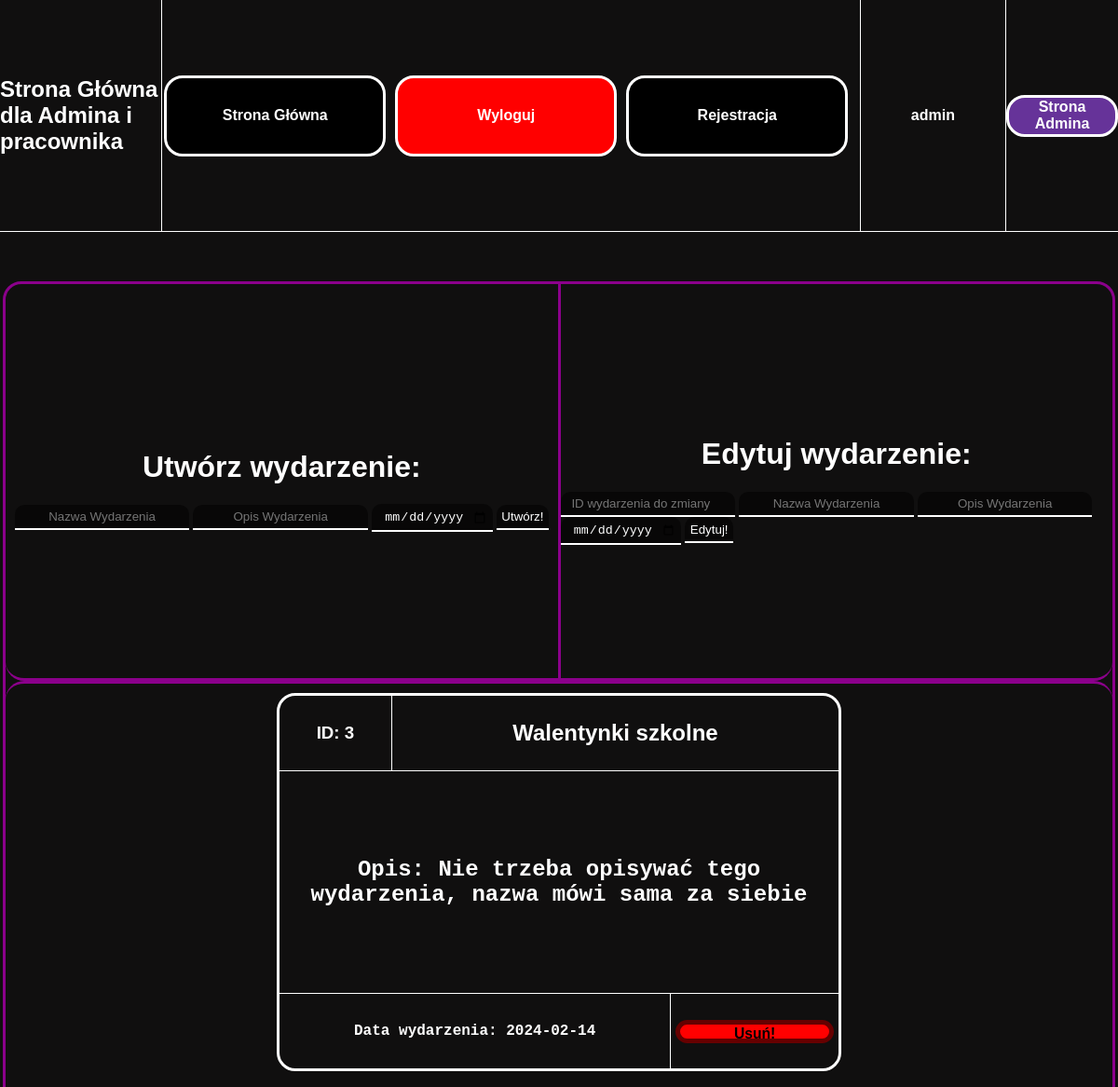
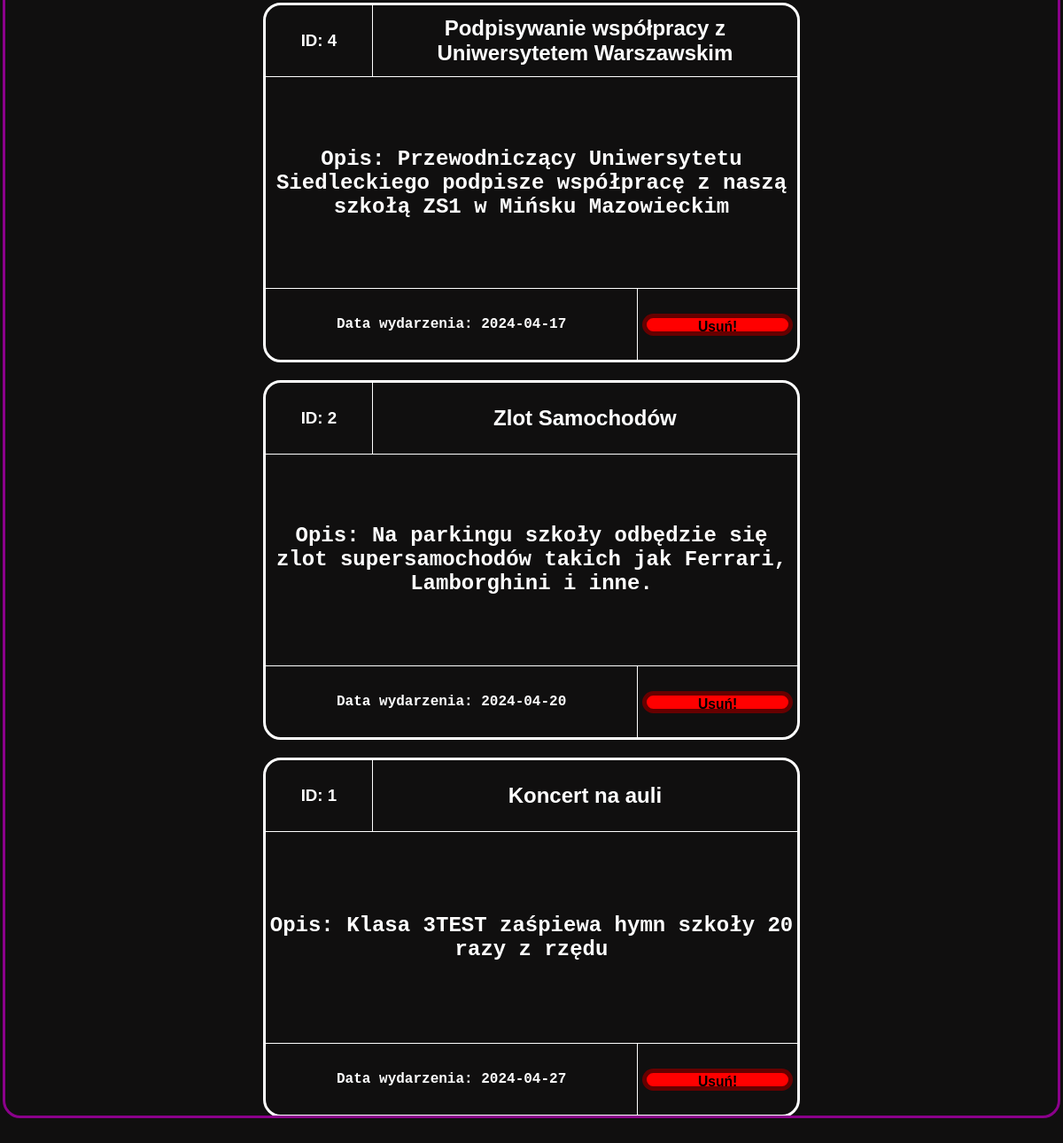
The page /indexadminiuzytkownik.php (signed in) on the database its author committed (2 pictures, top to bottom).
### tables this page shows
CREATE TABLE `wydarzenia` (
  `ID` int(11) NOT NULL,
  `nazwa_wyd` text NOT NULL,
  `opis_wyd` text NOT NULL,
  `data_wyd` date NOT NULL
);

### indexadminiuzytkownik.php (the view, shortened to what this page needs)
<!DOCTYPE html>
<html lang="en">
<head>
    <link rel="stylesheet" href="style.css">
</head>
<body>
    <div id="ogol">
        <div id="menu">
            <div id="menlewolewo">
                <h1>Strona Główna dla Admina i pracownika</h1>
            </div>
            <div id="menlewo">
                <?php
                include 'menuadmin.php';
                ?>
            </div>
            <div id="menprawo">
                <?php
                if (isset($_SESSION['user'])) {
                    echo $_SESSION['user'];
                } else {
                    echo "";
                }
                ?>
            </div>
            <div id="menprawoprawo">
            </div>
        </div>
        <div id="tresc">
            <div id="trescogol">
                <div id="trescogolgora">
                    <div id="trescogolgoralewo">
                        <h1>Utwórz wydarzenie: </h1>
                        <form action="" method="POST">
                            <input type="text" class="input" name="tytul" placeholder="Nazwa Wydarzenia" style="text-align: center;" required>
                            <input type="text" class="input" name="opis" placeholder="Opis Wydarzenia" style="text-align: center;" required>
                            <input type="date" class="input" name="data" placeholder="Data Wydarzenia" required>
                            <input type="submit" class="input" name="wyss" value="Utwórz!">
                        </form>
                    </div>
                    <div id="trescogolgoraprawo">
                        <h1>Edytuj wydarzenie: </h1>
                        <form action="" method="POST">
                            <input type="number" class="input" name="idwyd" placeholder="ID wydarzenia do zmiany" style="text-align: center;" required>
                            <input type="text" class="input" name="tytul1" placeholder="Nazwa Wydarzenia" style="text-align: center;" required>
                            <input type="text" class="input" name="opis1" placeholder="Opis Wydarzenia" style="text-align: center;" required>
                            <input type="date" class="input" name="data1" placeholder="Data Wydarzenia" required>
                            <input type="submit" class="input" name="wyss1" value="Edytuj!">
                        </form>
                    </div>
                </div>
                <div id="trescogoldol">
                    <?php
                    $host = "localhost";
                    $dbuser = "root";
                    $dbpassword = "";
                    $dbname = "Aaawlasny_projekt_BS";
                    $conn = mysqli_connect($host, $dbuser, $dbpassword, $dbname);
                    $sql = "SELECT `ID`, `nazwa_wyd`, `opis_wyd`, `data_wyd` FROM `wydarzenia`ORDER BY `data_wyd` ASC";
                    $result = $conn->query($sql);
                    if ($result->num_rows > 0) {
                        while ($row = $result->fetch_assoc()) {
                            echo "<div id = 'wydarzenie'>";
                            echo "<div id = 'divgora'>";
                            echo "<div id = 'divgoralewo'>";
                            echo "<h3>" . "ID: " .  $row['ID'] . "</h3>";
                            echo "</div>";
                            echo "<div id = 'divgoraprawo'>";
                            echo "<h2 id='nazwa_wyd'>" .   $row['nazwa_wyd'] . "</h2>";
                            echo "</div>";
                            echo "</div>";
                            echo "<div id = 'divsrodek'>";
                            echo "<h2>" . "Opis: " . $row['opis_wyd'] . "</h2>";
                            echo "</div>";
                            echo "<div id = 'divdol'>";
                            echo "<div id = 'divdollewo'>";
                            echo "<h4>" . "Data wydarzenia: " . $row['data_wyd'] . "</h4>";
                            echo "</div>";
                            echo "<div id = 'divdolprawo'>";
                            echo "<form method='POST' action=''>";
                            echo "<input type='submit' class='input1' name='usun' value='Usuń!'>";
                            echo "</form>";
                            echo "</div>";
                            echo "</div>";
                            echo "</div>";
                        }
                    } else {
                        echo "<h1>Brak Wydarzeń</h1>";
                    }
                    ?>
                </div>
            </div>
        </div>
    </div>
</body>
</html>

### style.css (style rules this page uses)
body { background-color: rgb(16, 15, 15); color: white; margin: 0px; overflow: hidden; }
#ogol { display: flex; flex-direction: column; width: 100%; height: 100vh; }
#menu { display: flex; flex-direction: row; color: white; width: 100%; height: 10%; border-bottom: 0.5px solid white; }
#menlewo { display: flex; flex-direction: row; align-items: center; justify-content: center; width: 65%; height: 100%; border-right: 0.5px solid white; }
#menlewolewo { display: flex; flex-direction: row; align-items: center; justify-content: center; width: 15%; height: 100%; border-right: 0.5px solid white; }
#menprawo { display: flex; align-items: center; justify-content: center; width: 10%; height: 100%; padding: 0 20px; color: white; font-family: Arial, Helvetica, sans-serif; font-weight: bold; font-size: 16px; }
#menprawoprawo { display: flex; align-items: center; justify-content: center; flex-direction: row; border-left: 0.5px solid white; width: 10%; height: 100%; }
#menlewolewo h1 { font-size: 1.5em; margin: 0; padding: 0; }
#tresc { display: flex; align-items: center; justify-content: center; flex-direction: column; width: 100%; height: 90%; }
#trescogol { display: flex; align-items: center; justify-content: center; flex-direction: column; border: solid darkmagenta 3px; border-radius: 20px; width: 99%; height: 95%; }
#trescogolgora { display: flex; align-items: center; justify-content: center; flex-direction: row; border-bottom: solid darkmagenta 3px; border-radius: 20px; width: 100%; height: 20%; }
#trescogolgoralewo { display: flex; align-items: center; justify-content: center; flex-direction: column; border-right: solid darkmagenta 3px; width: 50%; height: 100%; }
#trescogolgoraprawo { display: flex; align-items: center; justify-content: center; flex-direction: column; width: 50%; height: 100%; }
#trescogoldol { display: flex; align-items: baseline; justify-content: center; flex-direction: row; flex-wrap: wrap; overflow-y: auto; border-top: solid darkmagenta 3px; border-radius: 20px; width: 100%; height: 80%; }
#wydarzenie { display: flex; align-items: center; justify-content: center; flex-direction: column; margin: 10px; border: solid white 3px; font-family: "Lucida Console", "Courier New", monospace; text-align: center; border-radius: 20px; width: 600px; height: 400px; }
#divgora { display: flex; align-items: center; justify-content: center; flex-direction: row; border-bottom: solid white 0.5px; width: 100%; height: 20%; }
#divgoralewo { display: flex; align-items: center; justify-content: center; border-right: solid white 0.5px; width: 20%; height: 100%; }
#divgoraprawo { display: flex; align-items: center; justify-content: center; width: 80%; height: 100%; }
#divsrodek { display: flex; align-items: center; justify-content: center; flex-direction: row; flex-wrap: wrap; overflow: auto; border-bottom: solid white 0.5px; width: 100%; height: 60%; }
#divdol { display: flex; align-items: center; justify-content: center; flex-direction: row; width: 100%; height: 20%; }
#divdollewo { display: flex; align-items: center; justify-content: center; flex-direction: row; border-right: solid white 0.5px; width: 70%; height: 100%; }
#divdolprawo { display: flex; align-items: center; justify-content: center; flex-direction: column; gap: 4px; width: 30%; height: 100%; }
.input1 { background-color: rgb(255, 0, 0); border: solid rgb(102, 0, 0) 5px; border-radius: 20px; transition: 0.3s ease; text-align: center; font-family: Arial, Helvetica, sans-serif; font-weight: bold; font-size: 98%; color: black; width: 170px; height: 25px; }
.input { text-align: center; appearance: none; border: none; outline: none; border-bottom: 0.2em solid rgb(255, 255, 255); background: rgba(0, 0, 0, 0.5); border-radius: 10px 10px 0 0; padding: 0.4em; color: rgb(255, 255, 255); }
h1 { font-family: "Tahoma", sans-serif; }
h3 { font-family: "Tahoma", sans-serif; }
#nazwa_wyd { font-family: "Tahoma", sans-serif; }

### rows shown on the page
wydarzenia: ID "3", nazwa_wyd "Walentynki szkolne", opis_wyd "Nie trzeba opisywać tego wydarzenia, nazwa mówi sama za siebie", data_wyd "2024-02-14"
wydarzenia: ID "4", nazwa_wyd "Podpisywanie współpracy z Uniwersytetem Warszawskim", opis_wyd "Przewodniczący Uniwersytetu Siedleckiego podpisze współpracę z naszą szkołą ZS1 w Mińsku Mazowieckim", data_wyd "2024-04-17"
wydarzenia: ID "2", nazwa_wyd "Zlot Samochodów", opis_wyd "Na parkingu szkoły odbędzie się zlot supersamochodów takich jak Ferrari, Lamborghini i inne.", data_wyd "2024-04-20"
wydarzenia: ID "1", nazwa_wyd "Koncert na auli", opis_wyd "Klasa 3TEST zaśpiewa hymn szkoły 20 razy z rzędu", data_wyd "2024-04-27"

### other values the page prints
$_SESSION['user'] "admin"
